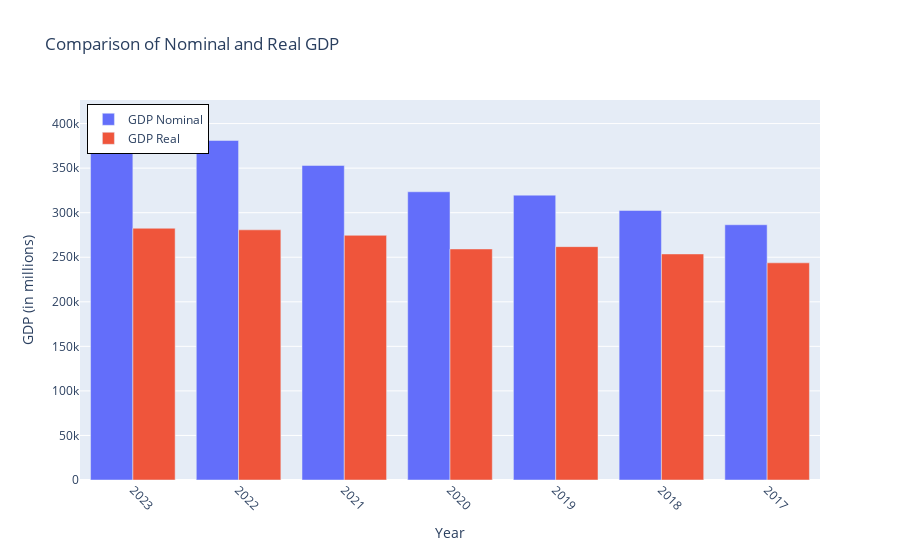

The notebook cell this image was saved under:
### Code cell
# Create traces
trace1 = go.Bar(x=df['date'].astype(str), y=df['GDP Nominal (in millions)'], name='GDP Nominal')
trace2 = go.Bar(x=df['date'].astype(str), y=df['GDP Real (in millions)'], name='GDP Real')

# Create layout
layout = go.Layout(title='Comparison of Nominal and Real GDP',
                   xaxis=dict(title='Year', tickangle=45),
                   yaxis=dict(title='GDP (in millions)'),
                   legend=dict(x=0.01, y=0.99, bordercolor='black', borderwidth=1))

# Create figure and plot
fig = go.Figure(data=[trace1, trace2], layout=layout)

# Show plot
fig.show()

### Figure 1 — Plotly figure (JSON) as saved in the notebook; plotly's stock layout.template omitted (floating-point values rounded to 4 significant figures)
{"data": [{"name": "GDP Nominal", "type": "bar", "x": ["2023", "2022", "2021", "2020", "2019", "2018", "2017"], "y": [405145, 381035, 353002, 323461, 319684, 302474, 286455]}, {"name": "GDP Real", "type": "bar", "x": ["2023", "2022", "2021", "2020", "2019", "2018", "2017"], "y": [282529, 280754, 274604, 259288, 261891, 253687, 243732]}], "layout": {"legend": {"bordercolor": "black", "borderwidth": 1, "x": 0.01, "y": 0.99}, "title": {"text": "Comparison of Nominal and Real GDP"}, "xaxis": {"tickangle": 45, "title": {"text": "Year"}}, "yaxis": {"title": {"text": "GDP (in millions)"}}}}
